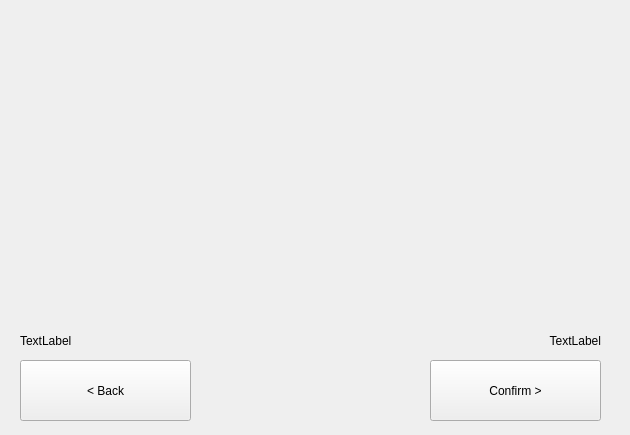
<?xml version="1.0" encoding="UTF-8"?>
<ui version="4.0">
 <class>Transfer</class>
 <widget class="QWidget" name="Transfer">
  <property name="geometry">
   <rect>
    <x>0</x>
    <y>0</y>
    <width>630</width>
    <height>435</height>
   </rect>
  </property>
  <property name="windowTitle">
   <string>Form</string>
  </property>
  <widget class="QWidget" name="verticalLayoutWidget">
   <property name="geometry">
    <rect>
     <x>20</x>
     <y>10</y>
     <width>531</width>
     <height>41</height>
    </rect>
   </property>
   <layout class="QVBoxLayout" name="stepsLayout">
    <item>
     <widget class="QLabel" name="stepDescrLabel">
      <property name="text">
       <string>&lt;Step and description&gt;</string>
      </property>
     </widget>
    </item>
   </layout>
  </widget>
  <widget class="QPushButton" name="confirmButton">
   <property name="geometry">
    <rect>
     <x>430</x>
     <y>360</y>
     <width>171</width>
     <height>61</height>
    </rect>
   </property>
   <property name="text">
    <string>Confirm &gt;</string>
   </property>
  </widget>
  <widget class="QWidget" name="verticalLayoutWidget_3">
   <property name="geometry">
    <rect>
     <x>410</x>
     <y>320</y>
     <width>191</width>
     <height>41</height>
    </rect>
   </property>
   <layout class="QVBoxLayout" name="confirmMsgLayout">
    <item>
     <widget class="QLabel" name="confLabel">
      <property name="text">
       <string>TextLabel</string>
      </property>
      <property name="alignment">
       <set>Qt::AlignRight|Qt::AlignTrailing|Qt::AlignVCenter</set>
      </property>
     </widget>
    </item>
   </layout>
  </widget>
  <widget class="QWidget" name="verticalLayoutWidget_2">
   <property name="geometry">
    <rect>
     <x>20</x>
     <y>50</y>
     <width>581</width>
     <height>271</height>
    </rect>
   </property>
   <layout class="QVBoxLayout" name="mainLayout"/>
  </widget>
  <widget class="QPushButton" name="backButton">
   <property name="geometry">
    <rect>
     <x>20</x>
     <y>360</y>
     <width>171</width>
     <height>61</height>
    </rect>
   </property>
   <property name="text">
    <string>&lt; Back</string>
   </property>
  </widget>
  <widget class="QWidget" name="verticalLayoutWidget_4">
   <property name="geometry">
    <rect>
     <x>20</x>
     <y>320</y>
     <width>181</width>
     <height>41</height>
    </rect>
   </property>
   <layout class="QVBoxLayout" name="backMsgLayout">
    <item>
     <widget class="QLabel" name="backLabel">
      <property name="text">
       <string>TextLabel</string>
      </property>
     </widget>
    </item>
   </layout>
  </widget>
 </widget>
 <resources/>
 <connections/>
</ui>
